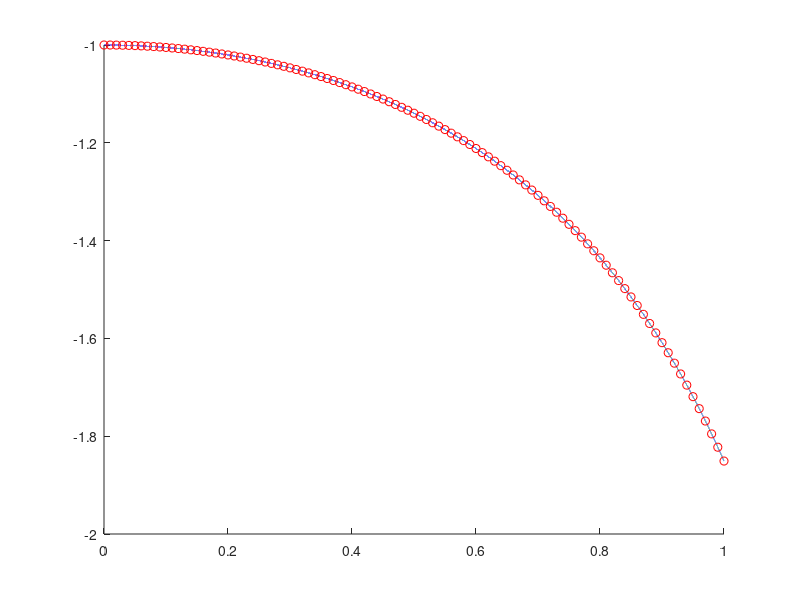

This figure's MATLAB source:
clear all;
close all;

x1 = 0;
x2 = 1;

%delt = .00001
delt = .00001
x = (x1:delt:x2)';
delt = x(2) - x(1);
np = length(x)
y = zeros(np,1);
y(1) = -1;
y1 = -1;

for (i=1:(np-1))
   y2 = y1 - delt * y1^2*sin(x(i));
   y(i+1) = y2;
   y1 = y2;
end

hold on
plot(x,y)


xx= x1:.01:x2;
yy = -1. ./ cos(xx);

plot(xx, yy, 'or')
